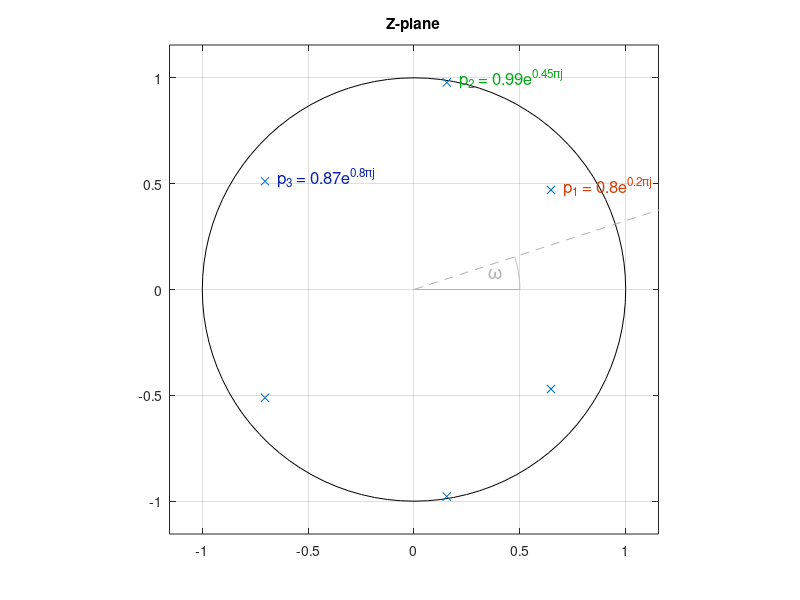
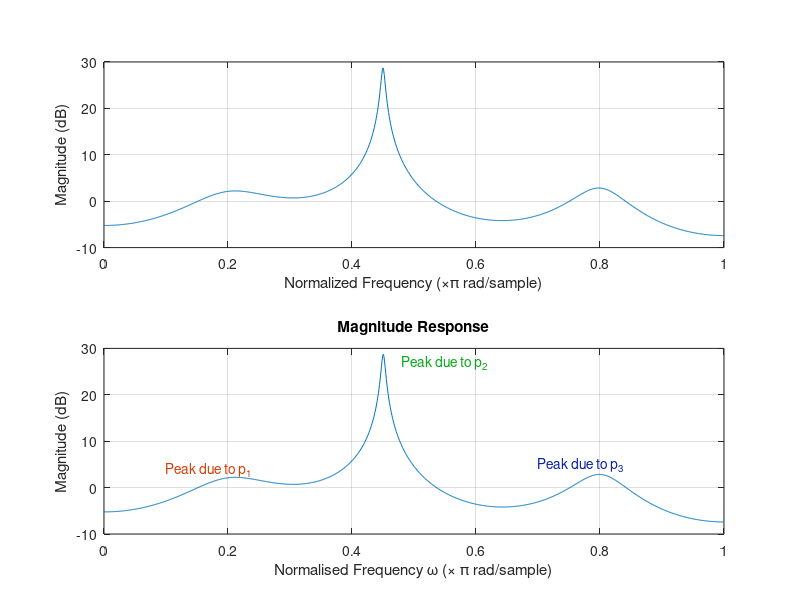

These figures' MATLAB source, in order:
p1 = 0.8 * exp(1j * 0.2 * pi);
p2 = 0.99 * exp(1j * 0.45 * pi);
p3 = 0.87 * exp(1j * 0.8 * pi);

p1conj = 0.8 * exp(-1j * 0.2 * pi);
p2conj = 0.99 * exp(-1j * 0.45 * pi);
p3conj = 0.87 * exp(-1j * 0.8 * pi);

p = [p1, p2, p3, p1conj, p2conj, p3conj];
[b, a] = zp2tf([], p, 1);

fig1 = figure(1);
zplane(b, a);
hold on;
title('Z-plane')
grid on;

text(real(p1) + 0.06, imag(p1) + 0.02, 'p_{1} = 0.8e^{0.2\pij}', ...
    'FontSize', 12, 'Color', [214, 63, 8] / 256);
text(real(p2) + 0.06, imag(p2) + 0.02, 'p_{2} = 0.99e^{0.45\pij}', ...
    'FontSize', 12, 'Color', [8, 170, 27] / 256);
text(real(p3) + 0.06, imag(p3) + 0.02, 'p_{3} = 0.87e^{0.8\pij}', ...
    'FontSize', 12, 'Color', [8, 35, 169] / 256);

xl = xlim;
yl = ylim;

r = 2;
ang = 0.1 * pi;
plot([0, r * cos(ang)], [0, r * sin(ang)], '--', 'Color', [0.7, 0.7, 0.7]);

r = 0.5;
ang = 0.1 * pi;
angPl = linspace(0, ang, 100);
plot([0, r * cos(angPl)], [0, r * sin(angPl)], 'Color', [0.7, 0.7, 0.7]);
text(0.35, 0.08, '\omega', 'FontSize', 14, 'Color', [0.7, 0.7, 0.7]);

hold off;

xlim(xl);
ylim(yl);

fig2 = figure(2);
freqz(b, a, 1000);
[h, w] = freqz(b, a, 1000);
hPlot = 20 * log10(abs(h));
wPlot = linspace(0, 1, 1000);
plot(wPlot, hPlot);
title('Magnitude Response');
xlabel('Normalised Frequency \omega (\times \pi rad/sample)');
ylabel('Magnitude (dB)');
grid on;

text(0.1, 4, 'Peak due to p_{1}', 'Color', [214, 63, 8] / 256);
text(0.48, 27, 'Peak due to p_{2}', 'Color', [8, 170, 27] / 256);
text(0.7, 5, 'Peak due to p_{3}', 'Color', [8, 35, 169] / 256);

% filename = 'digFilt_zPlane';
% saveas(fig1, ['figures\\other\\', filename, '.eps'], 'epsc');
% saveas(fig1, ['figures\\other\\', filename, '.png']);

% filename = 'digFilt_magResp';
% saveas(fig2, ['figures\\other\\', filename, '.eps'], 'epsc');
% saveas(fig2, ['figures\\other\\', filename, '.png']);
